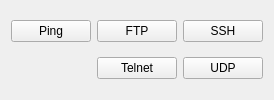
             <widget class="QWidget" name="USBNETPage">
              <layout class="QGridLayout" name="gridLayout">
               <item row="0" column="0">
                <widget class="QPushButton" name="USBNETBtnPing">
                 <property name="text">
                  <string>Ping</string>
                 </property>
                </widget>
               </item>
               <item row="0" column="1">
                <widget class="QPushButton" name="USBNETBtnFTP">
                 <property name="text">
                  <string>FTP</string>
                 </property>
                </widget>
               </item>
               <item row="0" column="3">
                <widget class="QPushButton" name="USBNETBtnSSH">
                 <property name="text">
                  <string>SSH</string>
                 </property>
                </widget>
               </item>
               <item row="1" column="1">
                <widget class="QPushButton" name="USBNETBtnTelnet">
                 <property name="text">
                  <string>Telnet</string>
                 </property>
                </widget>
               </item>
               <item row="1" column="3">
                <widget class="QPushButton" name="USBNETBtnUDP">
                 <property name="text">
                  <string>UDP</string>
                 </property>
                </widget>
               </item>
              </layout>
             </widget>
